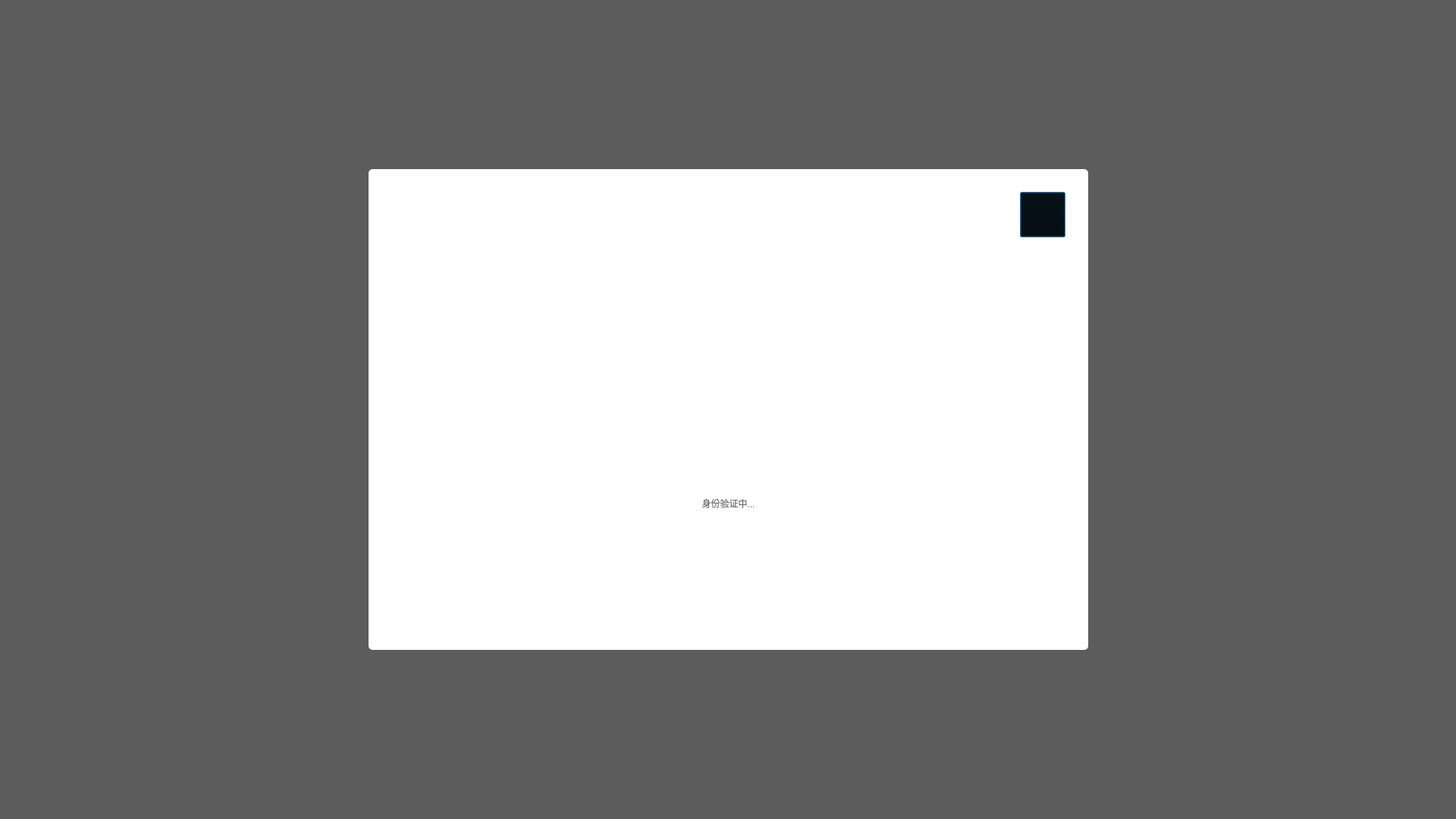
<?xml version="1.0" encoding="UTF-8"?>
<ui version="4.0">
 <class>MessageDialog</class>
 <widget class="QDialog" name="MessageDialog">
  <property name="geometry">
   <rect>
    <x>0</x>
    <y>0</y>
    <width>1920</width>
    <height>1080</height>
   </rect>
  </property>
  <property name="windowTitle">
   <string>Dialog</string>
  </property>
  <property name="styleSheet">
   <string notr="true">background-color: rgba(0, 0, 0,102);</string>
  </property>
  <layout class="QGridLayout" name="gridLayout" rowstretch="2,6,2" columnstretch="1,2,1">
   <item row="1" column="2">
    <spacer name="horizontalSpacer_2">
     <property name="orientation">
      <enum>Qt::Horizontal</enum>
     </property>
     <property name="sizeType">
      <enum>QSizePolicy::Preferred</enum>
     </property>
     <property name="sizeHint" stdset="0">
      <size>
       <width>40</width>
       <height>20</height>
      </size>
     </property>
    </spacer>
   </item>
   <item row="1" column="1">
    <widget class="QFrame" name="frame">
     <property name="styleSheet">
      <string notr="true">#frame{
image: url(:/image/image/aio/pop_tip_icon.png);
background-color: rgb(255, 255, 255);
font: 36px &quot;WenQuanYi Micro Hei Mono&quot;;
color: #6e6e6e;
border:1px solid rgb(255,255,255);
border-radius:5px;
}
#frm_title{
background-color: rgb(255, 255, 255);
}
QLabel{
background-color: rgb(255, 255, 255);
font: 36px &quot;WenQuanYi Micro Hei Mono&quot;;
color: #6e6e6e;
}
</string>
     </property>
     <property name="frameShape">
      <enum>QFrame::StyledPanel</enum>
     </property>
     <property name="frameShadow">
      <enum>QFrame::Raised</enum>
     </property>
     <layout class="QVBoxLayout" name="verticalLayout" stretch="0,9,5">
      <property name="leftMargin">
       <number>20</number>
      </property>
      <property name="topMargin">
       <number>20</number>
      </property>
      <property name="rightMargin">
       <number>20</number>
      </property>
      <property name="bottomMargin">
       <number>20</number>
      </property>
      <item>
       <widget class="QFrame" name="frm_title">
        <property name="sizePolicy">
         <sizepolicy hsizetype="Preferred" vsizetype="Maximum">
          <horstretch>0</horstretch>
          <verstretch>0</verstretch>
         </sizepolicy>
        </property>
        <layout class="QHBoxLayout" name="horizontalLayout">
         <item>
          <spacer name="horizontalSpacer_3">
           <property name="orientation">
            <enum>Qt::Horizontal</enum>
           </property>
           <property name="sizeHint" stdset="0">
            <size>
             <width>40</width>
             <height>20</height>
            </size>
           </property>
          </spacer>
         </item>
         <item>
          <widget class="QPushButton" name="close">
           <property name="minimumSize">
            <size>
             <width>60</width>
             <height>60</height>
            </size>
           </property>
           <property name="maximumSize">
            <size>
             <width>60</width>
             <height>60</height>
            </size>
           </property>
           <property name="styleSheet">
            <string notr="true">border-image: url(:/image/image/aio/btn_close.png);</string>
           </property>
           <property name="text">
            <string/>
           </property>
          </widget>
         </item>
        </layout>
       </widget>
      </item>
      <item>
       <spacer name="verticalSpacer_3">
        <property name="orientation">
         <enum>Qt::Vertical</enum>
        </property>
        <property name="sizeHint" stdset="0">
         <size>
          <width>20</width>
          <height>40</height>
         </size>
        </property>
       </spacer>
      </item>
      <item>
       <widget class="QLabel" name="lab_msg">
        <property name="styleSheet">
         <string notr="true"/>
        </property>
        <property name="text">
         <string>身份验证中...</string>
        </property>
        <property name="alignment">
         <set>Qt::AlignHCenter|Qt::AlignTop</set>
        </property>
       </widget>
      </item>
     </layout>
    </widget>
   </item>
   <item row="1" column="0">
    <spacer name="horizontalSpacer">
     <property name="orientation">
      <enum>Qt::Horizontal</enum>
     </property>
     <property name="sizeType">
      <enum>QSizePolicy::Preferred</enum>
     </property>
     <property name="sizeHint" stdset="0">
      <size>
       <width>40</width>
       <height>20</height>
      </size>
     </property>
    </spacer>
   </item>
   <item row="2" column="1">
    <spacer name="verticalSpacer_2">
     <property name="orientation">
      <enum>Qt::Vertical</enum>
     </property>
     <property name="sizeType">
      <enum>QSizePolicy::Preferred</enum>
     </property>
     <property name="sizeHint" stdset="0">
      <size>
       <width>20</width>
       <height>40</height>
      </size>
     </property>
    </spacer>
   </item>
   <item row="0" column="1">
    <spacer name="verticalSpacer">
     <property name="orientation">
      <enum>Qt::Vertical</enum>
     </property>
     <property name="sizeHint" stdset="0">
      <size>
       <width>20</width>
       <height>40</height>
      </size>
     </property>
    </spacer>
   </item>
  </layout>
 </widget>
 <resources/>
 <connections/>
</ui>
